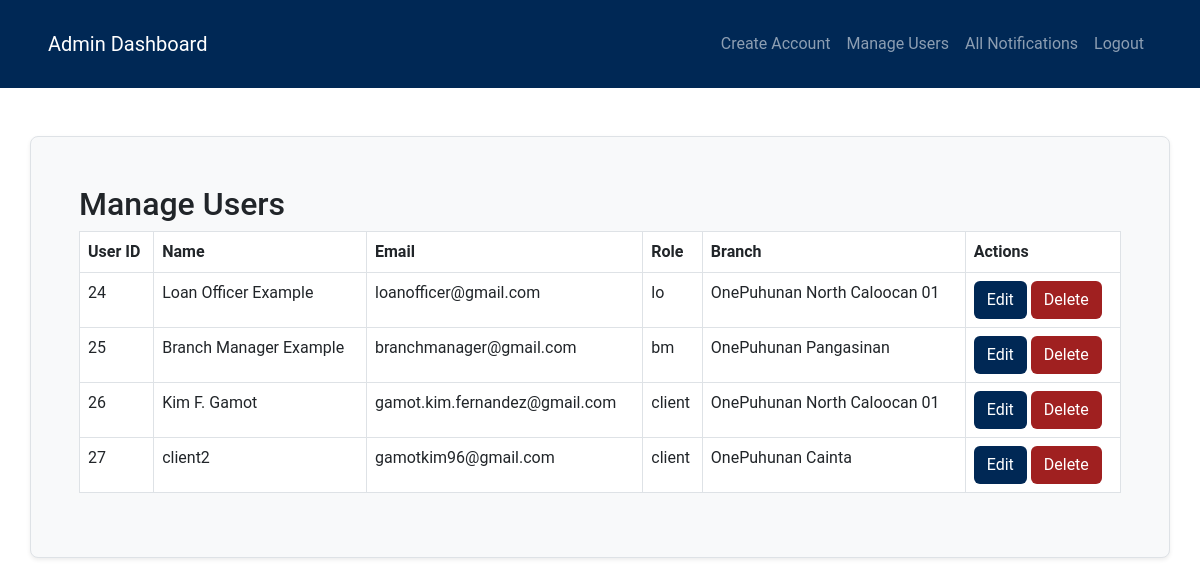
Page /view/adminManageUsers.php (signed in) on the earlier database version.
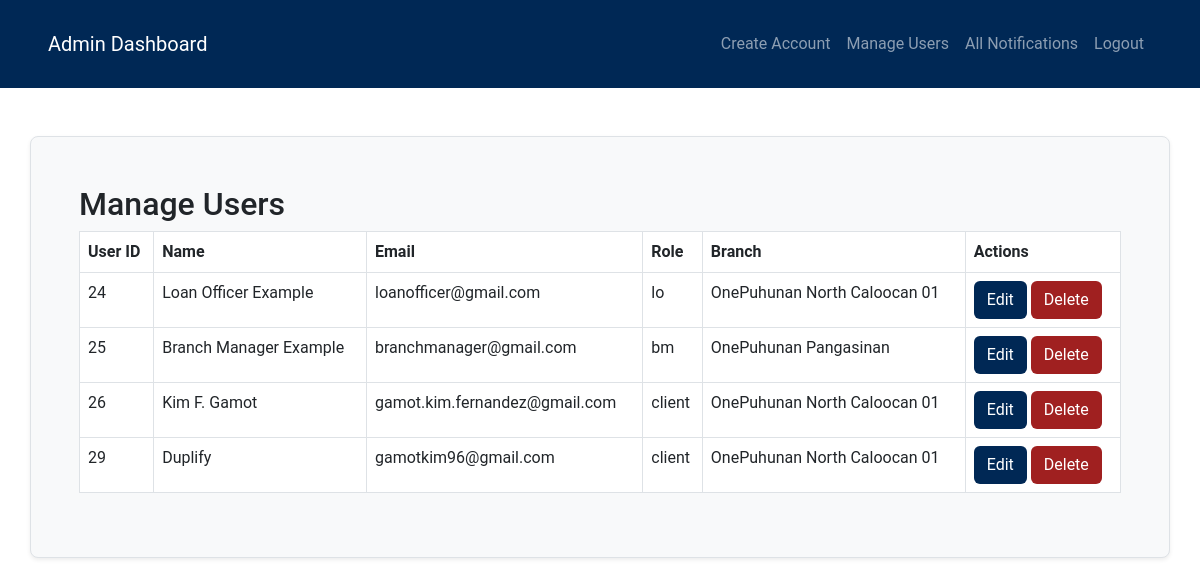
Same page on the later database version.
### tables this page shows
CREATE TABLE `user_tbl` (
  `user_id` int(11) NOT NULL,
  `name` varchar(255) NOT NULL,
  `address` text DEFAULT NULL,
  `contact` varchar(20) DEFAULT NULL,
  `role` enum('lo','admin','bm','client') NOT NULL,
  `username` varchar(100) NOT NULL,
  `email` varchar(255) NOT NULL,
  `password` varchar(255) NOT NULL,
  `repeat_password` varchar(255) NOT NULL,
  `created_at` timestamp NOT NULL DEFAULT current_timestamp(),
  `remember_token` varchar(255) DEFAULT NULL,
  `reset_token` varchar(255) DEFAULT NULL,
  `reset_expires` int(11) DEFAULT NULL,
  `branch_id` int(11) DEFAULT NULL
);

CREATE TABLE `branches` (
  `branch_id` int(11) NOT NULL,
  `branch_name` varchar(255) NOT NULL,
  `branch_address` text DEFAULT NULL,
  `branch_contact` varchar(20) DEFAULT NULL,
  `branch_email` varchar(255) DEFAULT NULL,
  `created_at` timestamp NOT NULL DEFAULT current_timestamp()
);

### view/adminManageUsers.php (the view, shortened to what this page needs)
<?php
require_once "../model/db.php";
$sql = "SELECT u.user_id, u.name, u.email, u.role, b.branch_name
        FROM user_tbl u
        JOIN branches b ON u.branch_id = b.branch_id";
$result = $conn->query($sql);
$users = $result->fetch_all(MYSQLI_ASSOC);
?>
<!DOCTYPE html>
<html lang="en">
<head>
    <link rel="stylesheet" href="css/style.css">
    <link href="https://cdn.jsdelivr.net/npm/bootstrap@5.3.3/dist/css/bootstrap.min.css" rel="stylesheet">
    <link rel="stylesheet" href="https://cdnjs.cloudflare.com/ajax/libs/twitter-bootstrap/5.3.0/css/bootstrap.min.css">
    <link rel="stylesheet" href="https://cdn.datatables.net/2.1.8/css/dataTables.bootstrap5.css">
    <link rel="stylesheet" href="https://cdn.datatables.net/responsive/3.0.3/css/responsive.bootstrap5.css">
</head>
<body>
    <?php include 'components/navbarAdmin.php'; ?>
    <div class="container p-5 bg-light shadow-sm rounded-3 border mb-5 mt-5">
        <h2>Manage Users</h2>
        <table class="table table-bordered" id="dataTable">
            <thead>
                <tr>
                    <th>User ID</th>
                    <th>Name</th>
                    <th>Email</th>
                    <th>Role</th>
                    <th>Branch</th>
                    <th>Actions</th>
                </tr>
            </thead>
            <tbody>
                <?php foreach ($users as $user): ?>
                <tr>
                    <td><?php echo htmlspecialchars($user['user_id']); ?></td>
                    <td><?php echo htmlspecialchars($user['name']); ?></td>
                    <td><?php echo htmlspecialchars($user['email']); ?></td>
                    <td><?php echo htmlspecialchars($user['role']); ?></td>
                    <td><?php echo htmlspecialchars($user['branch_name']); ?></td>
                    <td>
                        <a href="../controller/editUserController.php?user_id=<?php echo $user['user_id']; ?>" class="btn"style="background-color:#002855; color: white;">Edit</a>
                        <a href="../controller/deleteUserController.php?user_id=<?php echo $user['user_id']; ?>" class="btn" style="background-color: #a02020; color: white;">Delete</a>
                    </td>
                </tr>
                <?php endforeach; ?>
            </tbody>
        </table>
    </div>
</body>
</html>

### view/components/navbarAdmin.php (shortened to what this page needs)
<nav class="navbar navbar-expand-lg navbar-dark" style="background-color: #002855;">
    <div class="container-fluid px-5 py-3">
        <a class="navbar-brand" href="adminDashboard.php">Admin Dashboard</a>
        <div class="collapse navbar-collapse" id="navbarNav">
            <ul class="navbar-nav ms-auto">
                <li class="nav-item">
                    <a class="nav-link" href="adminCreateAccount.php">Create Account</a>
                </li>
                <li class="nav-item">
                    <a class="nav-link" href="adminManageUsers.php">Manage Users</a>
                </li>
                <li class="nav-item">
                    <a class="nav-link" href="adminNotifications.php">All Notifications</a>
                </li>
                <li class="nav-item">
                    <a class="nav-link" href="../controller/logoutOfficersController.php">Logout</a>
                </li>
            </ul>
        </div>
    </div>
</nav>

### view/adminManageUsers.php (style rules this page uses)
* { font-family: 'Roboto', sans-serif; }
body { min-width: 857px; min-height: 100vh; background: url(../wwwroot/img/hero-bg.jpg) no-repeat center / cover; }

Differences in the rows shown:
removed user_tbl: user_id "27", name "client2", email "gamotkim96@gmail.com", role "client", branch.branch_name "OnePuhunan Cainta"
added user_tbl: user_id "29", name "Duplify", email "gamotkim96@gmail.com", role "client", branch.branch_name "OnePuhunan North Caloocan 01"
